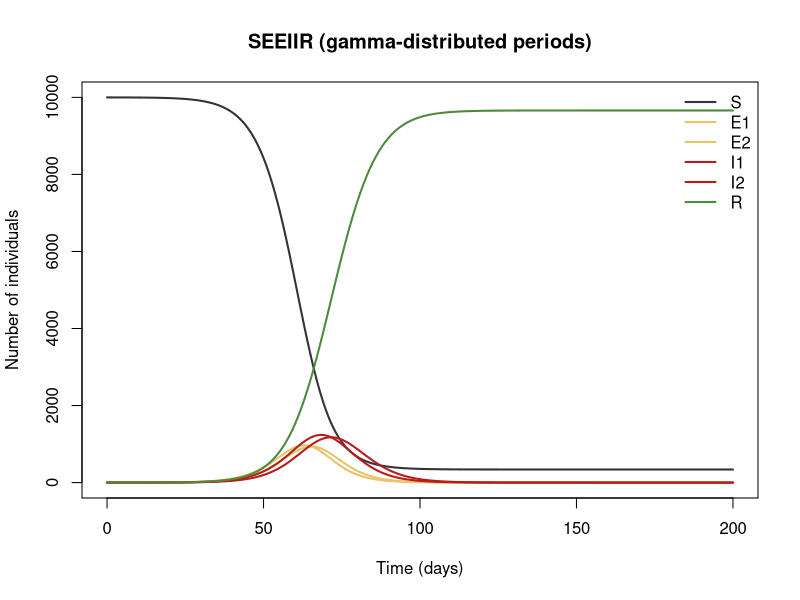
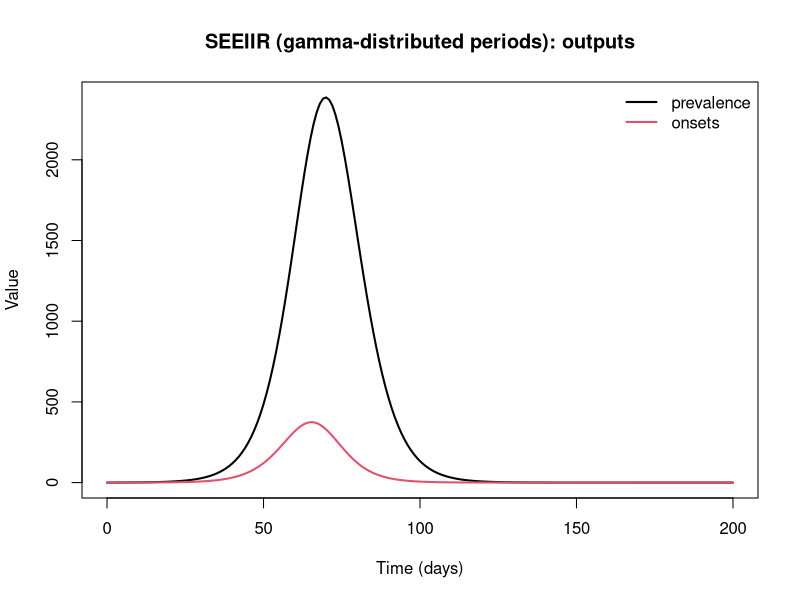

R code for these plots, in order:
## SEEIIR (gamma-distributed periods)
## Two latent and two infectious stages give gamma-distributed (Erlang k = 2) latent and infectious
## periods with the same means as the SEIR model ("linear chain trick").
## Reference: Keeling & Rohani (2008), Modeling Infectious Diseases in Humans and Animals, §3.3
##
## Generated from a compartmental model diagram (model format v1).
## Regenerating from the same diagram always gives this exact file.
##
## Compartments: S, E1, E2, I1, I2, R
## Flows (time unit: days):
##   S -> E1   : lam * S
##   E1 -> E2  : 2 * sigma * E1
##   E2 -> I1  : 2 * sigma * E2
##   I1 -> I2  : 2 * gamma * I1
##   I2 -> R   : 2 * gamma * I2

library(deSolve)

# ---- Time ------------------------------------------------------------
times <- seq(0, 200, by = 1)  # days

# ---- Parameters ------------------------------------------------------
parameters <- c(
  beta = 0.5,     # transmission rate per day
  sigma = 1 / 5,  # 1/(mean latent period)
  gamma = 1 / 7   # 1/(mean infectious period)
)

# ---- Initial conditions ----------------------------------------------
state <- c(
  S = 9999,  # Susceptible
  E1 = 1,    # Latent, stage 1
  E2 = 0,    # Latent, stage 2
  I1 = 0,    # Infectious, stage 1
  I2 = 0,    # Infectious, stage 2
  R = 0      # Recovered
)

# ---- Model equations -------------------------------------------------
seeiir_model <- function(t, state, parameters) {
  with(as.list(c(state, parameters)), {
    # Total population
    N <- S + E1 + E2 + I1 + I2 + R

    # Derived quantities
    lam <- beta * (I1 + I2) / N  # force of infection
    prevalence <- I1 + I2        # number infectious

    # Flows recorded as outputs
    onsets <- 2 * sigma * E2

    # Rates of change
    dS <- -lam * S
    dE1 <- lam * S - 2 * sigma * E1
    dE2 <- 2 * sigma * E1 - 2 * sigma * E2
    dI1 <- 2 * sigma * E2 - 2 * gamma * I1
    dI2 <- 2 * gamma * I1 - 2 * gamma * I2
    dR <- 2 * gamma * I2

    list(c(dS, dE1, dE2, dI1, dI2, dR), c(prevalence = prevalence, onsets = onsets))
  })
}

# ---- Solve -----------------------------------------------------------
out <- ode(y = state, times = times, func = seeiir_model, parms = parameters)
out <- as.data.frame(out)

# ---- Plot ------------------------------------------------------------
compartment_cols <- c(S = "#333333", E1 = "#E8C468", E2 = "#E8C468", I1 = "#B71C1C", I2 = "#B71C1C", R = "#4E8A3E")
matplot(out$time, out[, names(compartment_cols)], type = "l", lty = 1, lwd = 2,
        col = compartment_cols, xlab = "Time (days)", ylab = "Number of individuals",
        main = "SEEIIR (gamma-distributed periods)")
legend("topright", legend = names(compartment_cols), col = compartment_cols,
       lty = 1, lwd = 2, bty = "n")

output_names <- c("prevalence", "onsets")
matplot(out$time, out[, output_names, drop = FALSE], type = "l", lty = 1, lwd = 2,
        col = seq_along(output_names), xlab = "Time (days)", ylab = "Value",
        main = "SEEIIR (gamma-distributed periods): outputs")
legend("topright", legend = output_names, col = seq_along(output_names),
       lty = 1, lwd = 2, bty = "n")
